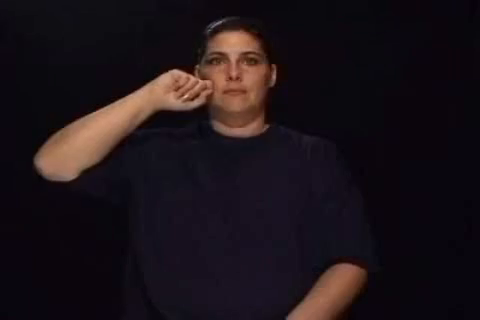
#> input picture frame 5 of project/ComputerVisionGithub/ComputerVisionGithub/OpenHands/apple.mp4, 480 x 320 px, given in place of test.mp4, which was not available
$ python 'reading video.py'
#> lines starting #> are read from the running program, lines starting #| are printed output that depends on the picture
import cv2
import numpy as np
import matplotlib as plt

framewidth = 640
frameheight = 360

cap = cv2.VideoCapture("resources/test.mp4")
while True:
    sucess,img = cap.read()
#> img is the input picture: shape (320, 480, 3); mean B, G, R 24.3, 19.2, 28
    img = cv2.resize(img, (framewidth,frameheight))#resizing the video to desired values
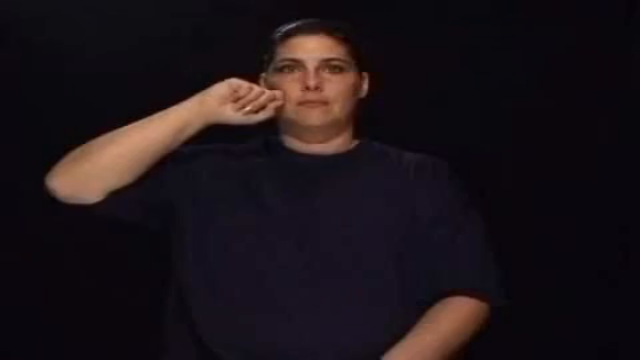
#> img: shape (360, 640, 3); mean B, G, R 24.3, 19.2, 28
    cv2.imshow("video",img)

    if cv2.waitKey(0) & 0xFF == ord('q'):
#> (key q is pressed here)
        break #this will just come out of the loop when q key is pressed


$ run again, starting later in the video
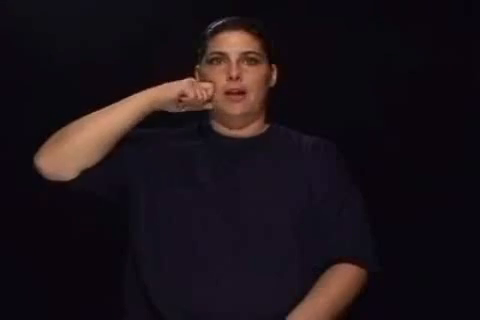
#> input picture frame 23 of project/ComputerVisionGithub/ComputerVisionGithub/OpenHands/apple.mp4, 480 x 320 px, given in place of test.mp4, which was not available
#> img is the input picture: shape (320, 480, 3); mean B, G, R 24.2, 18.8, 27.6
#> `img = cv2.resize(img, (framewidth,frameheight))#resizing the video to ..`:
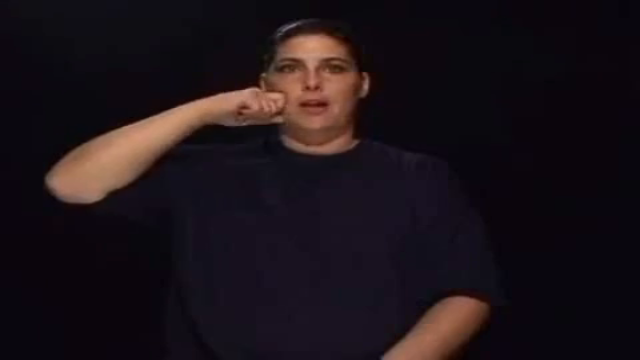
#> img: shape (360, 640, 3); mean B, G, R 24.2, 18.8, 27.6

$ run again, starting later in the video
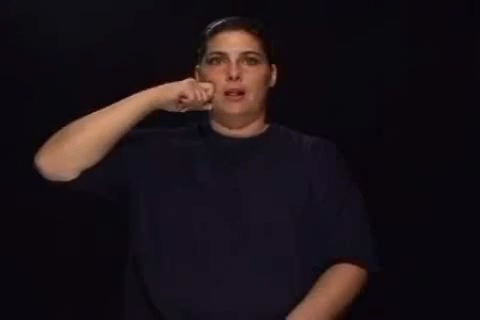
#> input picture frame 41 of project/ComputerVisionGithub/ComputerVisionGithub/OpenHands/apple.mp4, 480 x 320 px, given in place of test.mp4, which was not available
#> img is the input picture: shape (320, 480, 3); mean B, G, R 24.3, 18.8, 27.6
#> `img = cv2.resize(img, (framewidth,frameheight))#resizing the video to ..`:
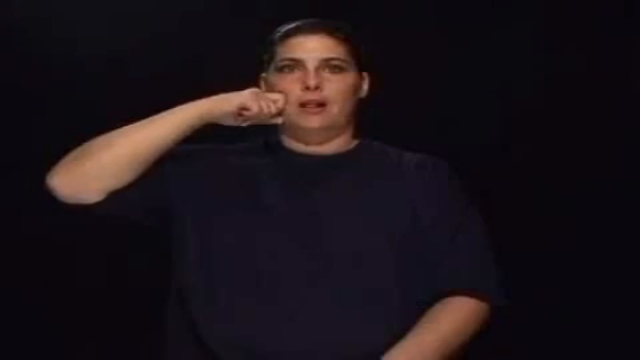
#> img: shape (360, 640, 3); mean B, G, R 24.2, 18.8, 27.6
